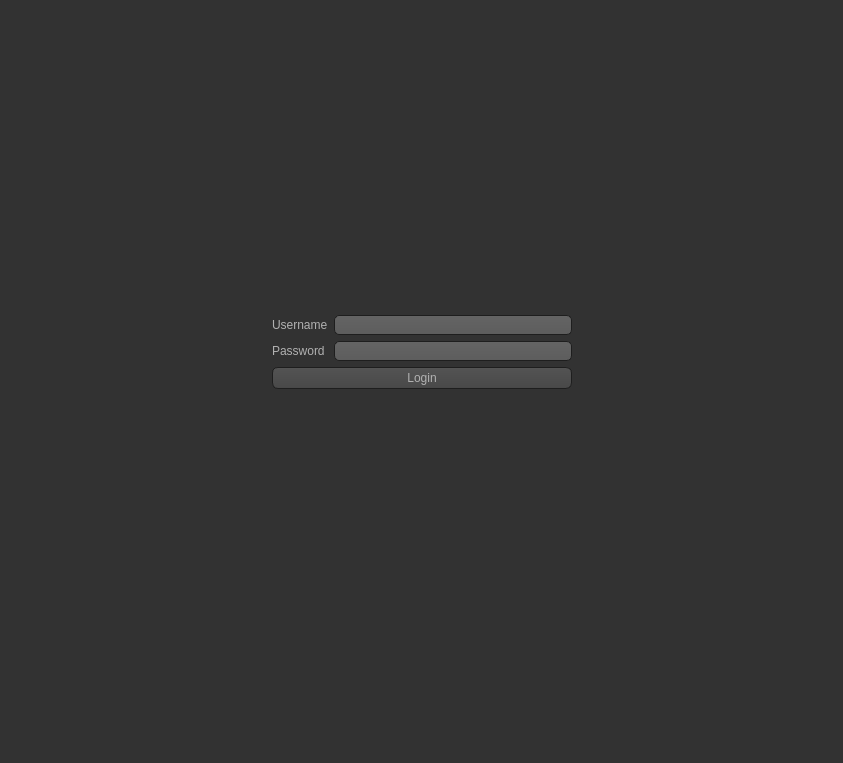
<?xml version="1.0" encoding="UTF-8"?>
<ui version="4.0">
 <class>window</class>
 <widget class="QMainWindow" name="window">
  <property name="geometry">
   <rect>
    <x>0</x>
    <y>0</y>
    <width>843</width>
    <height>763</height>
   </rect>
  </property>
  <property name="windowTitle">
   <string>SelCan - Login</string>
  </property>
  <property name="windowIcon">
   <iconset>
    <normaloff>../logo.png</normaloff>../logo.png</iconset>
  </property>
  <property name="autoFillBackground">
   <bool>false</bool>
  </property>
  <property name="styleSheet">
   <string notr="true">QToolTip
{
     border: 1px solid black;
     background-color: #ffa02f;
     padding: 1px;
     border-radius: 3px;
     opacity: 100;
}

QWidget
{
    color: #b1b1b1;
    background-color: #323232;
}

QWidget:item:hover
{
    background-color: QLinearGradient( x1: 0, y1: 0, x2: 0, y2: 1, stop: 0 #ffa02f, stop: 1 #ca0619);
    color: #000000;
}

QWidget:item:selected
{
    background-color: QLinearGradient( x1: 0, y1: 0, x2: 0, y2: 1, stop: 0 #ffa02f, stop: 1 #d7801a);
}

QMenuBar::item
{
    background: transparent;
}

QMenuBar::item:selected
{
    background: transparent;
    border: 1px solid #ffaa00;
}

QMenuBar::item:pressed
{
    background: #444;
    border: 1px solid #000;
    background-color: QLinearGradient(
        x1:0, y1:0,
        x2:0, y2:1,
        stop:1 #212121,
        stop:0.4 #343434/*,
        stop:0.2 #343434,
        stop:0.1 #ffaa00*/
    );
    margin-bottom:-1px;
    padding-bottom:1px;
}

QMenu
{
    border: 1px solid #000;
}

QMenu::item
{
    padding: 2px 20px 2px 20px;
}

QMenu::item:selected
{
    color: #000000;
}

QWidget:disabled
{
    color: #404040;
    background-color: #323232;
}

QAbstractItemView
{
    background-color: QLinearGradient( x1: 0, y1: 0, x2: 0, y2: 1, stop: 0 #4d4d4d, stop: 0.1 #646464, stop: 1 #5d5d5d);
}

QWidget:focus
{
    /*border: 2px solid QLinearGradient( x1: 0, y1: 0, x2: 0, y2: 1, stop: 0 #ffa02f, stop: 1 #d7801a);*/
}

QLineEdit
{
    background-color: QLinearGradient( x1: 0, y1: 0, x2: 0, y2: 1, stop: 0 #4d4d4d, stop: 0 #646464, stop: 1 #5d5d5d);
    padding: 1px;
    border-style: solid;
    border: 1px solid #1e1e1e;
    border-radius: 5;
}

QPushButton
{
    color: #b1b1b1;
    background-color: QLinearGradient( x1: 0, y1: 0, x2: 0, y2: 1, stop: 0 #565656, stop: 0.1 #525252, stop: 0.5 #4e4e4e, stop: 0.9 #4a4a4a, stop: 1 #464646);
    border-width: 1px;
    border-color: #1e1e1e;
    border-style: solid;
    border-radius: 6;
    padding: 3px;
    font-size: 12px;
    padding-left: 5px;
    padding-right: 5px;
}

QPushButton:pressed
{
    background-color: QLinearGradient( x1: 0, y1: 0, x2: 0, y2: 1, stop: 0 #2d2d2d, stop: 0.1 #2b2b2b, stop: 0.5 #292929, stop: 0.9 #282828, stop: 1 #252525);
}

QComboBox
{
    selection-background-color: #ffaa00;
    background-color: QLinearGradient( x1: 0, y1: 0, x2: 0, y2: 1, stop: 0 #565656, stop: 0.1 #525252, stop: 0.5 #4e4e4e, stop: 0.9 #4a4a4a, stop: 1 #464646);
    border-style: solid;
    border: 1px solid #1e1e1e;
    border-radius: 5;
}

QComboBox:hover,QPushButton:hover
{
    border: 2px solid QLinearGradient( x1: 0, y1: 0, x2: 0, y2: 1, stop: 0 #ffa02f, stop: 1 #d7801a);
}


QComboBox:on
{
    padding-top: 3px;
    padding-left: 4px;
    background-color: QLinearGradient( x1: 0, y1: 0, x2: 0, y2: 1, stop: 0 #2d2d2d, stop: 0.1 #2b2b2b, stop: 0.5 #292929, stop: 0.9 #282828, stop: 1 #252525);
    selection-background-color: #ffaa00;
}

QComboBox QAbstractItemView
{
    border: 2px solid darkgray;
    selection-background-color: QLinearGradient( x1: 0, y1: 0, x2: 0, y2: 1, stop: 0 #ffa02f, stop: 1 #d7801a);
}

QComboBox::drop-down
{
     subcontrol-origin: padding;
     subcontrol-position: top right;
     width: 15px;

     border-left-width: 0px;
     border-left-color: darkgray;
     border-left-style: solid; /* just a single line */
     border-top-right-radius: 3px; /* same radius as the QComboBox */
     border-bottom-right-radius: 3px;
 }

QComboBox::down-arrow
{
     image: url(:/down_arrow.png);
}

QGroupBox:focus
{
border: 2px solid QLinearGradient( x1: 0, y1: 0, x2: 0, y2: 1, stop: 0 #ffa02f, stop: 1 #d7801a);
}

QTextEdit:focus
{
    border: 2px solid QLinearGradient( x1: 0, y1: 0, x2: 0, y2: 1, stop: 0 #ffa02f, stop: 1 #d7801a);
}

QScrollBar:horizontal {
     border: 1px solid #222222;
     background: QLinearGradient( x1: 0, y1: 0, x2: 0, y2: 1, stop: 0.0 #121212, stop: 0.2 #282828, stop: 1 #484848);
     height: 7px;
     margin: 0px 16px 0 16px;
}

QScrollBar::handle:horizontal
{
      background: QLinearGradient( x1: 0, y1: 0, x2: 1, y2: 0, stop: 0 #ffa02f, stop: 0.5 #d7801a, stop: 1 #ffa02f);
      min-height: 20px;
      border-radius: 2px;
}

QScrollBar::add-line:horizontal {
      border: 1px solid #1b1b19;
      border-radius: 2px;
      background: QLinearGradient( x1: 0, y1: 0, x2: 1, y2: 0, stop: 0 #ffa02f, stop: 1 #d7801a);
      width: 14px;
      subcontrol-position: right;
      subcontrol-origin: margin;
}

QScrollBar::sub-line:horizontal {
      border: 1px solid #1b1b19;
      border-radius: 2px;
      background: QLinearGradient( x1: 0, y1: 0, x2: 1, y2: 0, stop: 0 #ffa02f, stop: 1 #d7801a);
      width: 14px;
     subcontrol-position: left;
     subcontrol-origin: margin;
}

QScrollBar::right-arrow:horizontal, QScrollBar::left-arrow:horizontal
{
      border: 1px solid black;
      width: 1px;
      height: 1px;
      background: white;
}

QScrollBar::add-page:horizontal, QScrollBar::sub-page:horizontal
{
      background: none;
}

QScrollBar:vertical
{
      background: QLinearGradient( x1: 0, y1: 0, x2: 1, y2: 0, stop: 0.0 #121212, stop: 0.2 #282828, stop: 1 #484848);
      width: 7px;
      margin: 16px 0 16px 0;
      border: 1px solid #222222;
}

QScrollBar::handle:vertical
{
      background: QLinearGradient( x1: 0, y1: 0, x2: 0, y2: 1, stop: 0 #ffa02f, stop: 0.5 #d7801a, stop: 1 #ffa02f);
      min-height: 20px;
      border-radius: 2px;
}

QScrollBar::add-line:vertical
{
      border: 1px solid #1b1b19;
      border-radius: 2px;
      background: QLinearGradient( x1: 0, y1: 0, x2: 0, y2: 1, stop: 0 #ffa02f, stop: 1 #d7801a);
      height: 14px;
      subcontrol-position: bottom;
      subcontrol-origin: margin;
}

QScrollBar::sub-line:vertical
{
      border: 1px solid #1b1b19;
      border-radius: 2px;
      background: QLinearGradient( x1: 0, y1: 0, x2: 0, y2: 1, stop: 0 #d7801a, stop: 1 #ffa02f);
      height: 14px;
      subcontrol-position: top;
      subcontrol-origin: margin;
}

QScrollBar::up-arrow:vertical, QScrollBar::down-arrow:vertical
{
      border: 1px solid black;
      width: 1px;
      height: 1px;
      background: white;
}


QScrollBar::add-page:vertical, QScrollBar::sub-page:vertical
{
      background: none;
}

QTextEdit
{
    background-color: #242424;
}

QPlainTextEdit
{
    background-color: #242424;
}

QHeaderView::section
{
    background-color: QLinearGradient(x1:0, y1:0, x2:0, y2:1, stop:0 #616161, stop: 0.5 #505050, stop: 0.6 #434343, stop:1 #656565);
    color: white;
    padding-left: 4px;
    border: 1px solid #6c6c6c;
}

QCheckBox:disabled
{
color: #414141;
}

QDockWidget::title
{
    text-align: center;
    spacing: 3px; /* spacing between items in the tool bar */
    background-color: QLinearGradient(x1:0, y1:0, x2:0, y2:1, stop:0 #323232, stop: 0.5 #242424, stop:1 #323232);
}

QDockWidget::close-button, QDockWidget::float-button
{
    text-align: center;
    spacing: 1px; /* spacing between items in the tool bar */
    background-color: QLinearGradient(x1:0, y1:0, x2:0, y2:1, stop:0 #323232, stop: 0.5 #242424, stop:1 #323232);
}

QDockWidget::close-button:hover, QDockWidget::float-button:hover
{
    background: #242424;
}

QDockWidget::close-button:pressed, QDockWidget::float-button:pressed
{
    padding: 1px -1px -1px 1px;
}

QMainWindow::separator
{
    background-color: QLinearGradient(x1:0, y1:0, x2:0, y2:1, stop:0 #161616, stop: 0.5 #151515, stop: 0.6 #212121, stop:1 #343434);
    color: white;
    padding-left: 4px;
    border: 1px solid #4c4c4c;
    spacing: 3px; /* spacing between items in the tool bar */
}

QMainWindow::separator:hover
{

    background-color: QLinearGradient(x1:0, y1:0, x2:0, y2:1, stop:0 #d7801a, stop:0.5 #b56c17 stop:1 #ffa02f);
    color: white;
    padding-left: 4px;
    border: 1px solid #6c6c6c;
    spacing: 3px; /* spacing between items in the tool bar */
}

QToolBar::handle
{
     spacing: 3px; /* spacing between items in the tool bar */
     background: url(:/images/handle.png);
}

QMenu::separator
{
    height: 2px;
    background-color: QLinearGradient(x1:0, y1:0, x2:0, y2:1, stop:0 #161616, stop: 0.5 #151515, stop: 0.6 #212121, stop:1 #343434);
    color: white;
    padding-left: 4px;
    margin-left: 10px;
    margin-right: 5px;
}

QProgressBar
{
    border: 2px solid grey;
    border-radius: 5px;
    text-align: center;
}

QProgressBar::chunk
{
    background-color: #d7801a;
    width: 2.15px;
    margin: 0.5px;
}

QTabBar::tab {
    color: #b1b1b1;
    border: 1px solid #444;
    border-bottom-style: none;
    background-color: #323232;
    padding-left: 10px;
    padding-right: 10px;
    padding-top: 3px;
    padding-bottom: 2px;
    margin-right: -1px;
}

QTabWidget::pane {
    border: 1px solid #444;
    top: 1px;
}

QTabBar::tab:last
{
    margin-right: 0; /* the last selected tab has nothing to overlap with on the right */
    border-top-right-radius: 3px;
}

QTabBar::tab:first:!selected
{
 margin-left: 0px; /* the last selected tab has nothing to overlap with on the right */


    border-top-left-radius: 3px;
}

QTabBar::tab:!selected
{
    color: #b1b1b1;
    border-bottom-style: solid;
    margin-top: 3px;
    background-color: QLinearGradient(x1:0, y1:0, x2:0, y2:1, stop:1 #212121, stop:.4 #343434);
}

QTabBar::tab:selected
{
    border-top-left-radius: 3px;
    border-top-right-radius: 3px;
    margin-bottom: 0px;
}

QTabBar::tab:!selected:hover
{
    /*border-top: 2px solid #ffaa00;
    padding-bottom: 3px;*/
    border-top-left-radius: 3px;
    border-top-right-radius: 3px;
    background-color: QLinearGradient(x1:0, y1:0, x2:0, y2:1, stop:1 #212121, stop:0.4 #343434, stop:0.2 #343434, stop:0.1 #ffaa00);
}

QRadioButton::indicator:checked, QRadioButton::indicator:unchecked{
    color: #b1b1b1;
    background-color: #323232;
    border: 1px solid #b1b1b1;
    border-radius: 6px;
}

QRadioButton::indicator:checked
{
    background-color: qradialgradient(
        cx: 0.5, cy: 0.5,
        fx: 0.5, fy: 0.5,
        radius: 1.0,
        stop: 0.25 #ffaa00,
        stop: 0.3 #323232
    );
}

QCheckBox::indicator{
    color: #b1b1b1;
    background-color: #323232;
    border: 1px solid #b1b1b1;
    width: 9px;
    height: 9px;
}

QRadioButton::indicator
{
    border-radius: 6px;
}

QRadioButton::indicator:hover, QCheckBox::indicator:hover
{
    border: 1px solid #ffaa00;
}

QCheckBox::indicator:checked
{
    image:url(:/images/checkbox.png);
}

QCheckBox::indicator:disabled, QRadioButton::indicator:disabled
{
    border: 1px solid #444;
}</string>
  </property>
  <widget class="QWidget" name="centralwidget">
   <layout class="QGridLayout" name="gridLayout_2">
    <item row="3" column="2">
     <layout class="QGridLayout" name="gridLayout">
      <item row="7" column="0">
       <widget class="QLabel" name="label_pass">
        <property name="text">
         <string>Password</string>
        </property>
       </widget>
      </item>
      <item row="6" column="0">
       <widget class="QLabel" name="label_uname">
        <property name="text">
         <string>Username</string>
        </property>
       </widget>
      </item>
      <item row="7" column="1">
       <widget class="QLineEdit" name="line_pass">
        <property name="styleSheet">
         <string notr="true"/>
        </property>
        <property name="echoMode">
         <enum>QLineEdit::Password</enum>
        </property>
        <property name="dragEnabled">
         <bool>false</bool>
        </property>
       </widget>
      </item>
      <item row="8" column="0" colspan="2">
       <widget class="QPushButton" name="button_login">
        <property name="styleSheet">
         <string notr="true"/>
        </property>
        <property name="text">
         <string>Login</string>
        </property>
       </widget>
      </item>
      <item row="6" column="1">
       <widget class="QLineEdit" name="line_uname">
        <property name="styleSheet">
         <string notr="true"/>
        </property>
       </widget>
      </item>
     </layout>
    </item>
    <item row="5" column="3" alignment="Qt::AlignRight|Qt::AlignBottom">
     <widget class="QLabel" name="label_2">
      <property name="maximumSize">
       <size>
        <width>200</width>
        <height>200</height>
       </size>
      </property>
      <property name="text">
       <string/>
      </property>
      <property name="pixmap">
       <pixmap>../logo3.png</pixmap>
      </property>
      <property name="scaledContents">
       <bool>true</bool>
      </property>
     </widget>
    </item>
    <item row="5" column="2">
     <spacer name="Spacer_under">
      <property name="orientation">
       <enum>Qt::Vertical</enum>
      </property>
      <property name="sizeHint" stdset="0">
       <size>
        <width>20</width>
        <height>40</height>
       </size>
      </property>
     </spacer>
    </item>
    <item row="5" column="1" alignment="Qt::AlignLeft|Qt::AlignBottom">
     <widget class="QLabel" name="label_3">
      <property name="maximumSize">
       <size>
        <width>300</width>
        <height>300</height>
       </size>
      </property>
      <property name="text">
       <string/>
      </property>
      <property name="pixmap">
       <pixmap>../logo2.png</pixmap>
      </property>
      <property name="scaledContents">
       <bool>true</bool>
      </property>
     </widget>
    </item>
    <item row="1" column="2" alignment="Qt::AlignHCenter|Qt::AlignVCenter">
     <widget class="QLabel" name="label">
      <property name="minimumSize">
       <size>
        <width>300</width>
        <height>300</height>
       </size>
      </property>
      <property name="maximumSize">
       <size>
        <width>300</width>
        <height>300</height>
       </size>
      </property>
      <property name="text">
       <string/>
      </property>
      <property name="pixmap">
       <pixmap>../logo.png</pixmap>
      </property>
      <property name="scaledContents">
       <bool>true</bool>
      </property>
      <property name="wordWrap">
       <bool>true</bool>
      </property>
      <property name="openExternalLinks">
       <bool>false</bool>
      </property>
     </widget>
    </item>
    <item row="3" column="1">
     <spacer name="Spacer_left">
      <property name="orientation">
       <enum>Qt::Horizontal</enum>
      </property>
      <property name="sizeHint" stdset="0">
       <size>
        <width>40</width>
        <height>20</height>
       </size>
      </property>
     </spacer>
    </item>
    <item row="3" column="3">
     <spacer name="Spacer_right">
      <property name="orientation">
       <enum>Qt::Horizontal</enum>
      </property>
      <property name="sizeHint" stdset="0">
       <size>
        <width>40</width>
        <height>20</height>
       </size>
      </property>
     </spacer>
    </item>
   </layout>
  </widget>
  <widget class="QMenuBar" name="menubar">
   <property name="geometry">
    <rect>
     <x>0</x>
     <y>0</y>
     <width>843</width>
     <height>22</height>
    </rect>
   </property>
  </widget>
  <widget class="QStatusBar" name="statusbar"/>
 </widget>
 <resources/>
 <connections/>
</ui>
